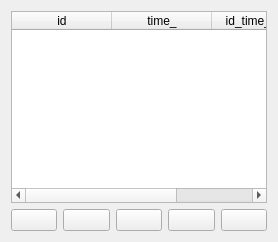
                <widget class="QWidget" name="page_data_base_boarding_time">
                 <layout class="QGridLayout" name="gridLayout_67">
                  <item row="0" column="0">
                   <widget class="QTableWidget" name="table_boarding_time">
                    <column>
                     <property name="text">
                      <string>id</string>
                     </property>
                    </column>
                    <column>
                     <property name="text">
                      <string>time_</string>
                     </property>
                    </column>
                    <column>
                     <property name="text">
                      <string>id_time_route</string>
                     </property>
                    </column>
                   </widget>
                  </item>
                  <item row="1" column="0">
                   <layout class="QHBoxLayout" name="horizontalLayout_32">
                    <item>
                     <widget class="QPushButton" name="btn_back_boarding_time">
                      <property name="text">
                       <string/>
                      </property>
                      <property name="icon">
                       <iconset resource="../resources/res.qrc">
                        <normaloff>:/icon/icons/arrow-small-left.png</normaloff>:/icon/icons/arrow-small-left.png</iconset>
                      </property>
                      <property name="iconSize">
                       <size>
                        <width>30</width>
                        <height>50</height>
                       </size>
                      </property>
                      <property name="checkable">
                       <bool>true</bool>
                      </property>
                     </widget>
                    </item>
                    <item>
                     <widget class="QPushButton" name="btn_search_boarding_time">
                      <property name="text">
                       <string/>
                      </property>
                      <property name="icon">
                       <iconset resource="../resources/res.qrc">
                        <normaloff>:/icon/icons/search.png</normaloff>:/icon/icons/search.png</iconset>
                      </property>
                      <property name="iconSize">
                       <size>
                        <width>30</width>
                        <height>50</height>
                       </size>
                      </property>
                     </widget>
                    </item>
                    <item>
                     <widget class="QPushButton" name="btn_edit_boarding_time">
                      <property name="text">
                       <string/>
                      </property>
                      <property name="icon">
                       <iconset resource="../resources/res.qrc">
                        <normaloff>:/icon/icons/pencil.png</normaloff>:/icon/icons/pencil.png</iconset>
                      </property>
                      <property name="iconSize">
                       <size>
                        <width>30</width>
                        <height>50</height>
                       </size>
                      </property>
                     </widget>
                    </item>
                    <item>
                     <widget class="QPushButton" name="btn_insert_boarding_time">
                      <property name="text">
                       <string/>
                      </property>
                      <property name="icon">
                       <iconset resource="../resources/res.qrc">
                        <normaloff>:/icon/icons/icons8-plus-24 (2).png</normaloff>:/icon/icons/icons8-plus-24 (2).png</iconset>
                      </property>
                      <property name="iconSize">
                       <size>
                        <width>50</width>
                        <height>50</height>
                       </size>
                      </property>
                     </widget>
                    </item>
                    <item>
                     <widget class="QPushButton" name="btn_delete_boarding_time">
                      <property name="text">
                       <string/>
                      </property>
                      <property name="icon">
                       <iconset resource="../resources/res.qrc">
                        <normaloff>:/icon/icons/icons8-trash-50 (1).png</normaloff>:/icon/icons/icons8-trash-50 (1).png</iconset>
                      </property>
                      <property name="iconSize">
                       <size>
                        <width>30</width>
                        <height>50</height>
                       </size>
                      </property>
                     </widget>
                    </item>
                   </layout>
                  </item>
                 </layout>
                </widget>
